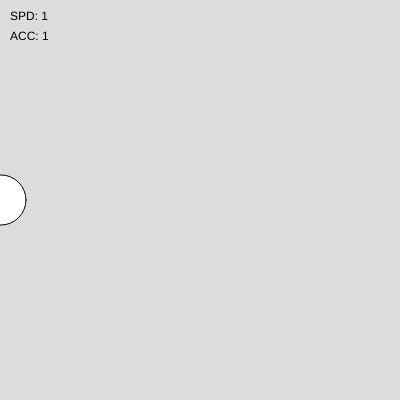
Frame 1 (no input)
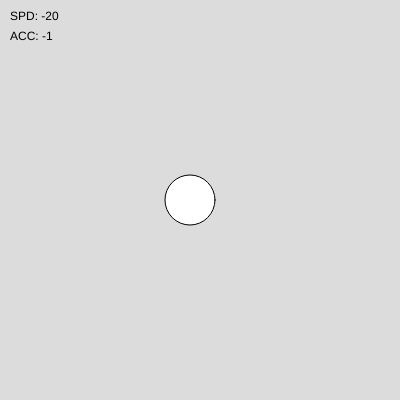
Frame 60 (no input)
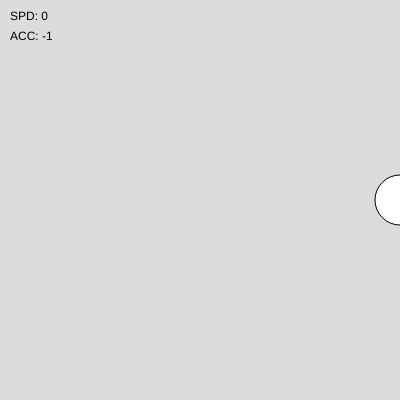
Frame 120 (the mouse pressed at the canvas centre since frame 60)

The p5.js sketch that drew these frames (run headless with seeded random() and noise() and a simulated clock; from frame 60 on, the mouse is pressed at the canvas centre):

// p5.js sketch
// ── sketch.js
// Creative Coding Lab, IMA, NYU Shanghai
// by Prof. Gottfried Haider

let x, y;
let xSpd, ySpd;
let xAcc, yAcc;

function setup() {
  createCanvas(400, 400);
  background(220);

  x = 0;
  y = height / 2;
  xSpd = 0;
  ySpd = 0;
  xAcc = 1;
  yAcc = 0;
}

function draw() {
  background(220);

  if (x > width / 2 && xSpd > 0) {
    // change the acceleration when we go
    // right and we're past the middle line
    xAcc = -1;
  } else if (x < width / 2 && xSpd < 0) {
    // and also the other way
    xAcc = 1;
  }

  // update the speed
  xSpd = xSpd + xAcc;
  ySpd = ySpd + yAcc;

  // update the position
  x = x + xSpd;
  y = y + ySpd;

  // display the circle
  circle(x, y, 50);

  // display the speed and acceleration on x
  text("SPD: " + xSpd, 10, 20);
  text("ACC: " + xAcc, 10, 40);
}
